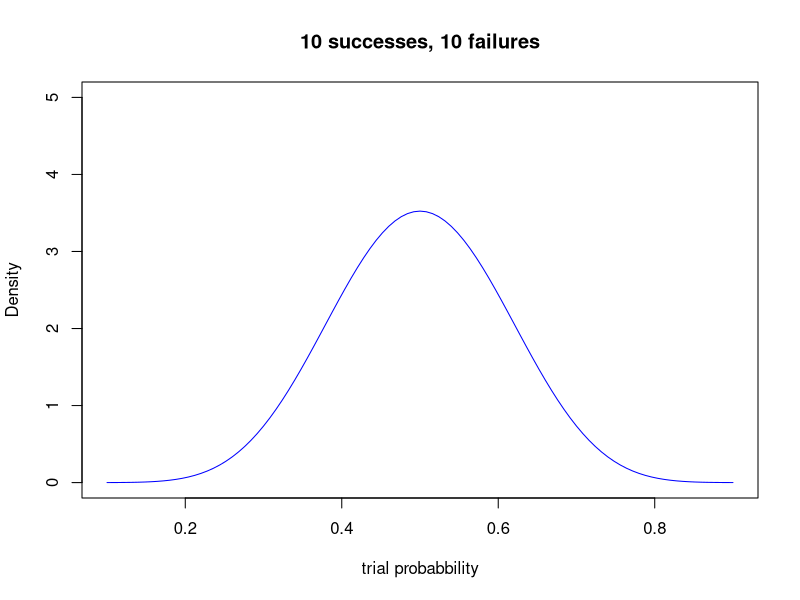

Source code (R):
## ---- chunk 1
curve(dbeta(x, 10, 10), col = "blue", xlab = "trial probabbility", ylab = "Density", xlim=c(0.1,0.9), ylim=c(0,5))
title('10 successes, 10 failures')
